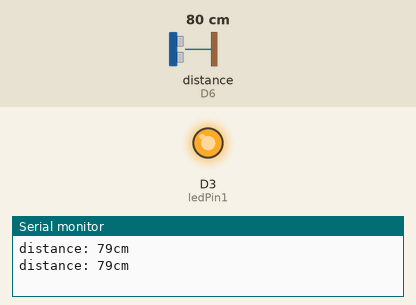
Recording of a program running on a simulated ESP8266 (NodeMCU). On the bench: output pins drawn as LEDs (lit = HIGH), the last lines printed to the serial monitor. Wiring (inferred from the names in the program): ultrasonic range finder: trigger D5; echo D6. The test bench sets the inputs (shaded band); at power-on: distance to the obstacle (sensor on D6) 80 cm. The echo pulse lasts 58.3 µs per cm; pins used as bus, display or sensor lines are not drawn.

Above: at 1.8 s.
1.9 s: distance to the obstacle (sensor on D6) set to 12 cm
3.4 s: distance to the obstacle (sensor on D6) set to 9 cm
At 4.8 s:
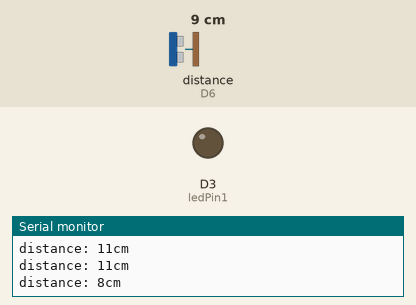
5.5 s: distance to the obstacle (sensor on D6) set to 18 cm
At 6.4 s:
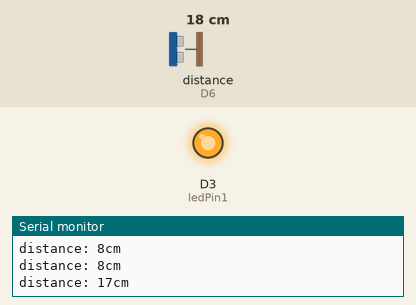
7.5 s: distance to the obstacle (sensor on D6) set to 2 cm
At 9.3 s:
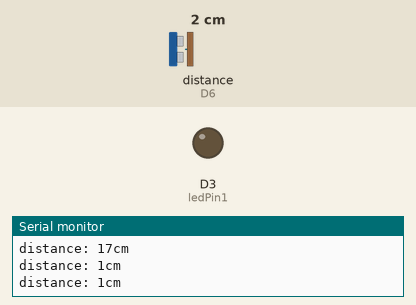
Timing chart, 0 to 10.5 s (numbered marks = the images above; inputs shaded):
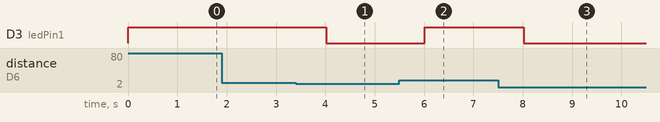

Measured:
- the behaviour switches between 11 and 10 cm on distance to the obstacle (sensor on D6) (found by bisection; images 0 and 1)
- after the input at 3.4 s, D3 (ledPin1): HIGH → LOW after 0.61 s
- after the input at 5.5 s, D3 (ledPin1): LOW → HIGH after 0.52 s
- after the input at 7.5 s, D3 (ledPin1): HIGH → LOW after 0.52 s

The program:

main.cpp
```cpp
#include <Arduino.h>

// deklarasi variabel
int echoPin = D6;
int trigPin = D5;
int ledPin1 = D3;

// deklarasi variabel waktu dan jarak
long duration;
int distance;

void setup()
{
  pinMode(echoPin, INPUT);
  pinMode(trigPin, OUTPUT);
  pinMode(ledPin1, OUTPUT);

  Serial.begin(9600);
}

void loop()
{
  digitalWrite(trigPin, LOW);
  delayMicroseconds(5);
  digitalWrite(trigPin, HIGH);
  delayMicroseconds(10);
  digitalWrite(trigPin, LOW);

  // untuk menghitung waktu sinyal diterima
  duration = pulseIn(echoPin, HIGH);

  // menghitung jarak
  distance = duration * 0.034 / 2;

  // display serial monitor
  Serial.print("distance: ");
  Serial.print(distance);
  Serial.println("cm");

  // set LED berdasarkan kondisi
  if (distance >= 10)
  {
    digitalWrite(ledPin1, HIGH);
  }
  else
  {
    digitalWrite(ledPin1, LOW);
  }

  delay(1000);
}
```
